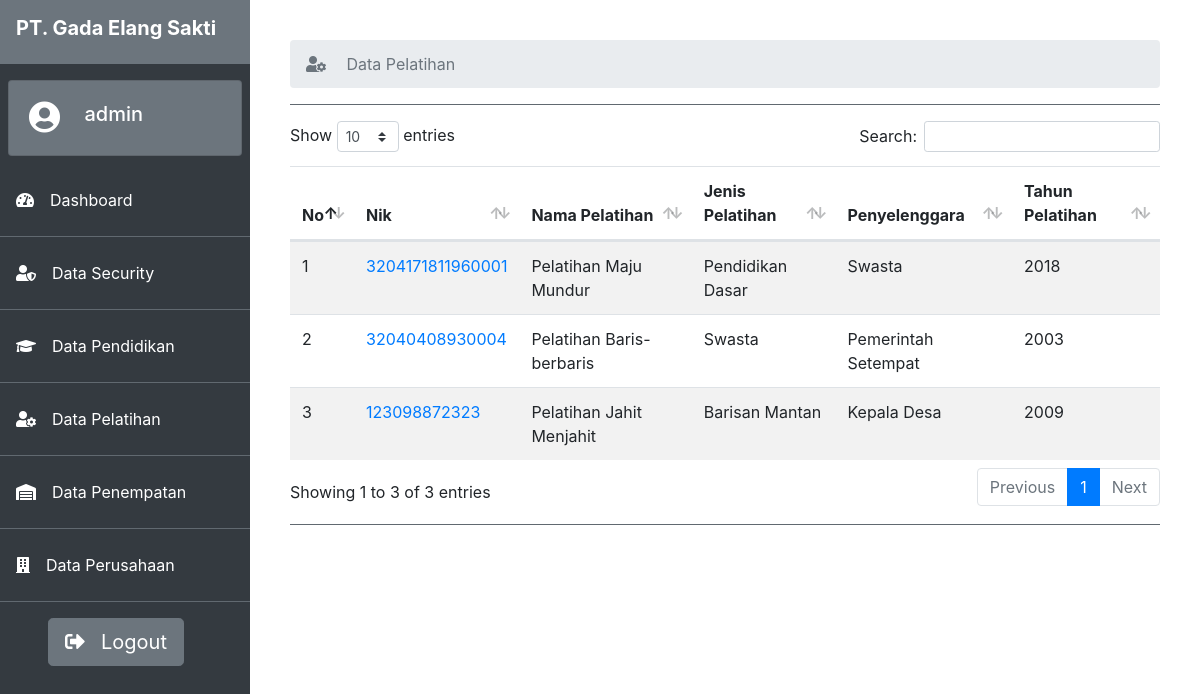
/admin/pelatihan.php (signed in), run on the app's committed database.
### tables this page shows
CREATE TABLE `tbpelatihan` (
  `nik` varchar(20) NOT NULL,
  `idpelatihan` int(20) NOT NULL,
  `nmpelatihan` varchar(225) NOT NULL,
  `jnspelatihan` varchar(225) NOT NULL,
  `penyelenggara` varchar(225) NOT NULL,
  `thn` varchar(4) NOT NULL
);

### admin/pelatihan.php (the view)
<?php include '../koneksi.php';
include '../teamplate/header.php';
?>
<div class="content">
    <nav aria-label="breadcrumb">
        <ol class="breadcrumb">
            <li class="breadcrumb-item active">
                <i class="fas fa-user-cog mr-3"></i> Data Pelatihan
            </li>
        </ol>
    </nav>
    <hr class="bg-secondary">
    <table class="table table-striped table-hover" id="tabel">
        <thead>
            <tr>
                <th>No</th>
                <th>Nik</th>
                <th>Nama Pelatihan</th>
                <th>Jenis Pelatihan</th>
                <th>Penyelenggara</th>
                <th>Tahun Pelatihan</th>
            </tr>
        </thead>
        <tbody>
            <?php
            $no = 1;
            $pelatihan = mysqli_query($koneksi, "SELECT * from tbpelatihan");
            while ($row = mysqli_fetch_array($pelatihan)) {
                echo '
            <tr>
                <td>' . $no . '</td>
                <td><a href="sec-profile.php?nik=' . $row['nik'] . '">' . $row['nik'] . '</a></td>
                <td>' . $row['nmpelatihan'] . '</td>
                <td>' . $row['jnspelatihan'] . '</td>
                <td>' . $row['penyelenggara'] . '</td>
                <td>' . $row['thn'] . '</td>';
                $no++;
            }
            ?>
        </tbody>
    </table>
    <hr class="bg-secondary">
</div>
<?php include '../teamplate/footer.php'; ?>

### data on the page
tbpelatihan: nik "3204171811960001", nmpelatihan "Pelatihan Maju Mundur", jnspelatihan "Pendidikan Dasar", penyelenggara "Swasta", thn "2018"
tbpelatihan: nik "32040408930004", nmpelatihan "Pelatihan Baris-berbaris", jnspelatihan "Swasta", penyelenggara "Pemerintah Setempat", thn "2003"
tbpelatihan: nik "123098872323", nmpelatihan "Pelatihan Jahit Menjahit", jnspelatihan "Barisan Mantan", penyelenggara "Kepala Desa", thn "2009"

### other printed values
$_SESSION['username'] "admin"
